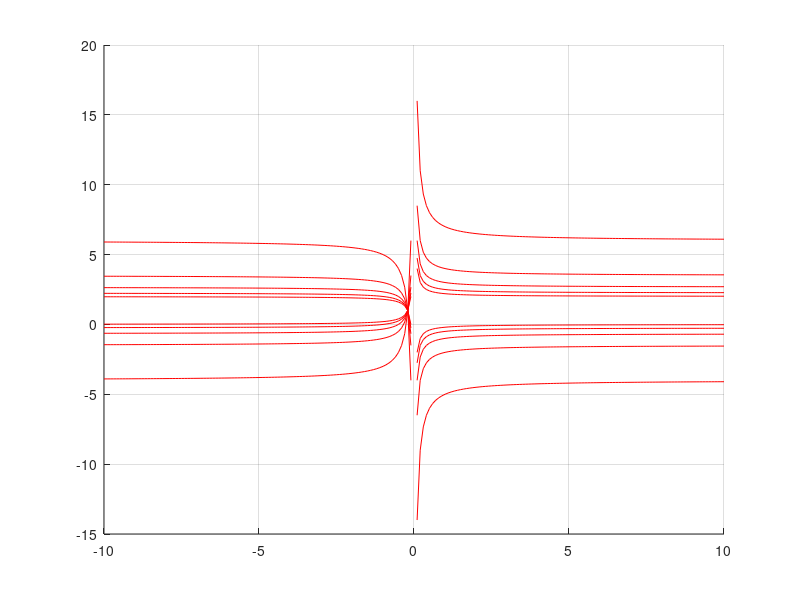

This figure's MATLAB source:
clear all;
close all;
figure;
hold on;
grid on;

x=[-10:0.1:10];
a=1;
b=[0:1:10];
c=0;
d=[-5:1:5];

m=size(b,2);




for i=1:m
    
    plot(x, (a+b(i)*x)./(c+d(i)*x), 'r-')
end